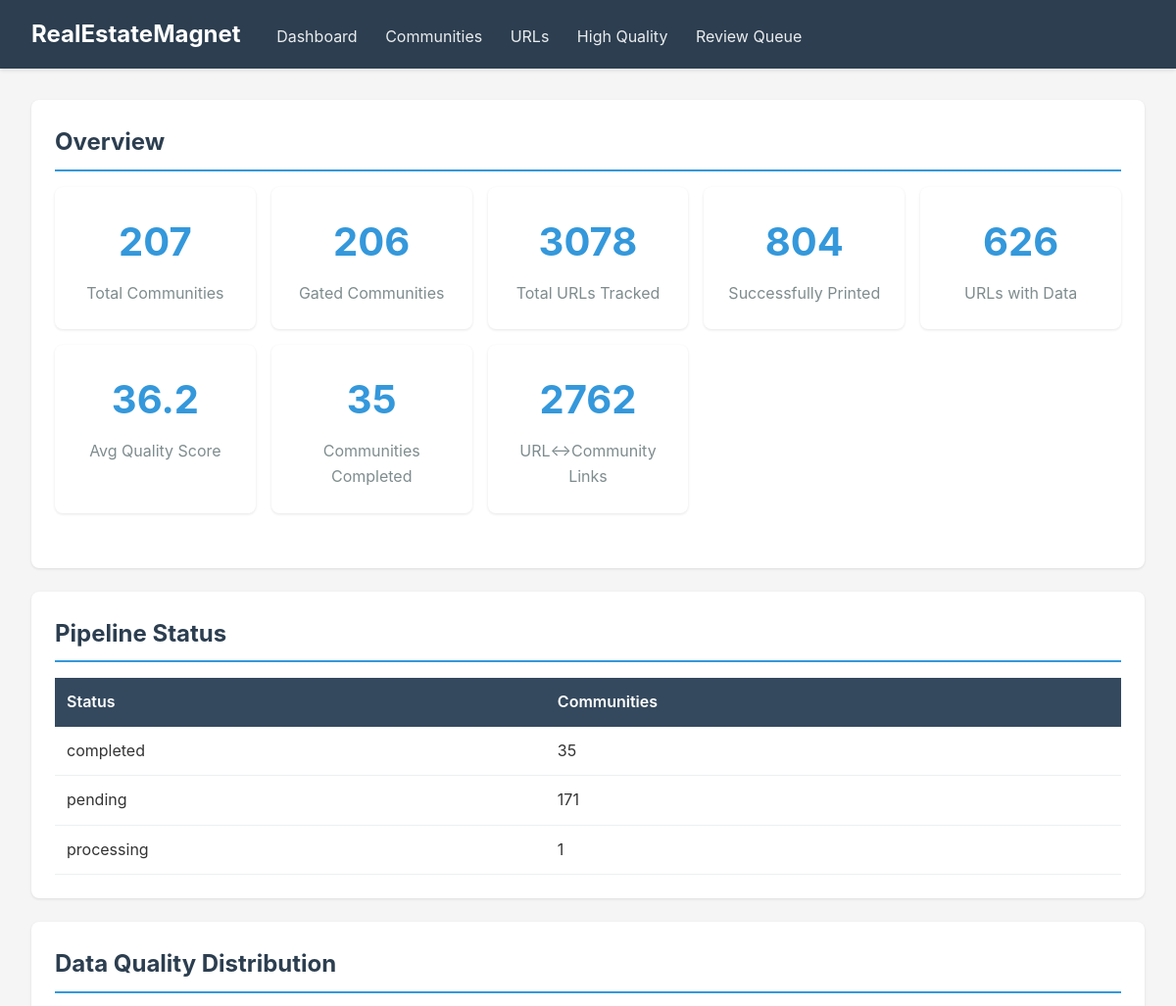
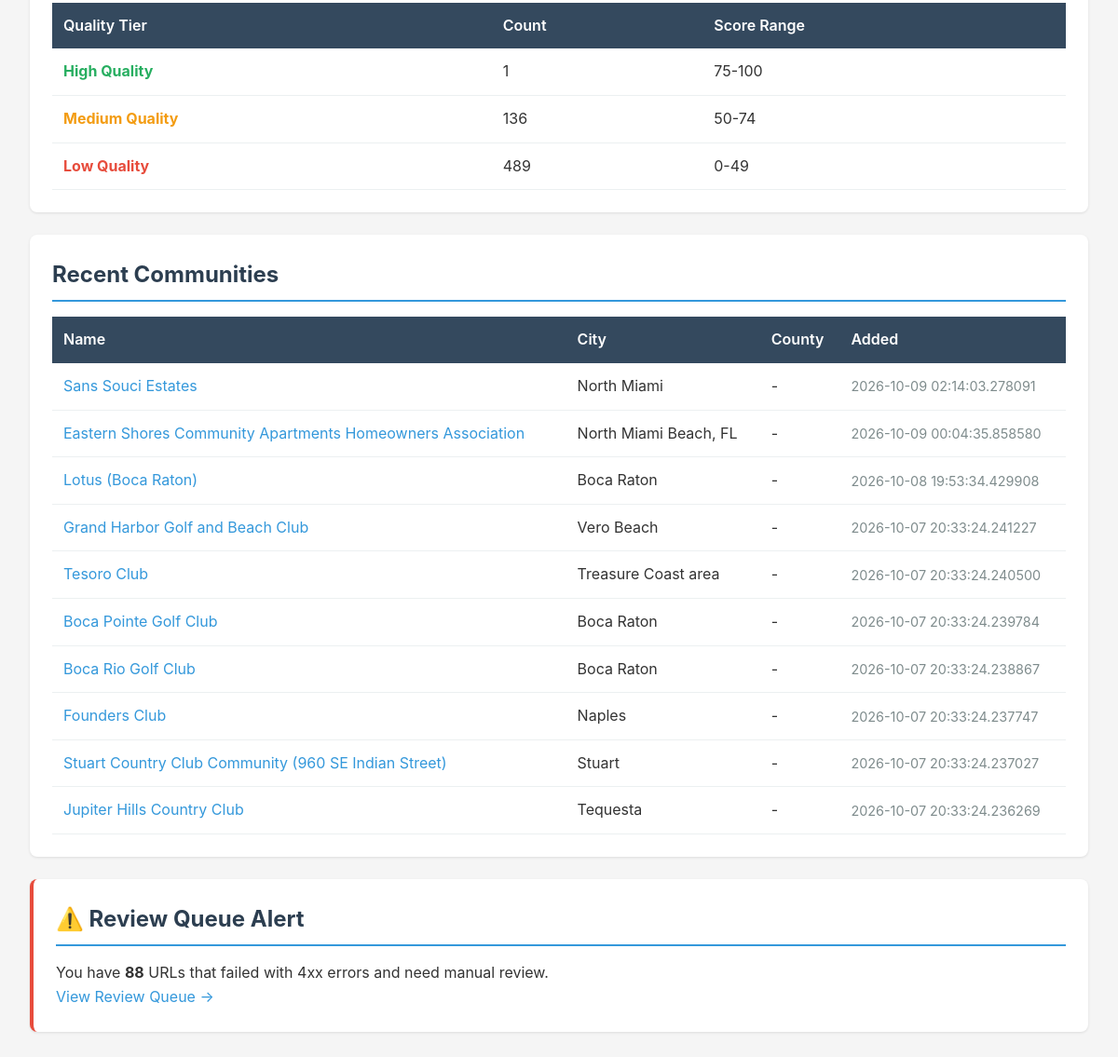
The page / on the database its author committed (2 pictures, top to bottom).
### modules/community/database.py (models this page shows, shortened)
class Base(DeclarativeBase):
    pass

class CommunityPipelineStatusRow(Base):
    __tablename__ = "community_pipeline_status"
    community_slug = Column(
        String(255), ForeignKey("communities.slug"), primary_key=True
    )
    status = Column(String(20), nullable=False, default="pending", index=True)
    sort_order = Column(Integer, default=0, index=True)
    attempts = Column(Integer, default=0)
    started_at = Column(DateTime)
    completed_at = Column(DateTime)
    last_heartbeat = Column(DateTime)
    last_error = Column(Text)
    updated_at = Column(
        DateTime,
        default=lambda: datetime.now(timezone.utc),
        onupdate=lambda: datetime.now(timezone.utc),
    )

class CommunityRow(Base):
    __tablename__ = "communities"
    id = Column(String(36), primary_key=True, default=lambda: str(uuid.uuid4()))
    name = Column(String(255), nullable=False, index=True)
    slug = Column(String(255), unique=True, nullable=False, index=True)
    county_fips = Column(String(10), index=True)
    city = Column(String(100), index=True)
    hoa_name = Column(String(255))
    cdd_name = Column(String(255))
    is_gated = Column(Boolean, default=True, index=True)
    latitude = Column(Float)
    longitude = Column(Float)
    overview = Column(Text)
    notes = Column(Text)
    data_source = Column(String(50), default="file_store")
    created_at = Column(DateTime, default=lambda: datetime.now(timezone.utc))
    updated_at = Column(DateTime, default=lambda: datetime.now(timezone.utc), onupdate=lambda: datetime.now(timezone.utc))
    fees = relationship("FeeRow", back_populates="community", cascade="all, delete-orphan")
    amenities = relationship("AmenityRow", back_populates="community", cascade="all, delete-orphan")
    demographics_entries = relationship("DemographicsRow", back_populates="community", cascade="all, delete-orphan")
    proximity_entries = relationship("ProximityRow", back_populates="community", cascade="all, delete-orphan")

### modules/web/viewer.py (the view)
@app.get("/", response_class=HTMLResponse)
async def dashboard(request: Request):
    conn = get_db()
    cursor = conn.cursor()
    cursor.execute("SELECT COUNT(*) FROM communities")
    total_communities = cursor.fetchone()[0]
    cursor.execute("SELECT COUNT(*) FROM communities WHERE is_gated = 1")
    gated_communities = cursor.fetchone()[0]
    try:
        cursor.execute("SELECT COUNT(*) FROM source_urls")
        total_urls = cursor.fetchone()[0]
        cursor.execute("SELECT COUNT(*) FROM source_urls WHERE status = 'printed'")
        printed_urls = cursor.fetchone()[0]
        cursor.execute("SELECT COUNT(*) FROM source_urls WHERE status = 'failed_4xx'")
        failed_urls = cursor.fetchone()[0]
        cursor.execute("SELECT COUNT(*) FROM source_urls WHERE has_community_data = 1")
        urls_with_data = cursor.fetchone()[0]
        cursor.execute("SELECT AVG(data_quality_score) FROM source_urls WHERE has_community_data = 1")
        avg_quality = cursor.fetchone()[0] or 0
        cursor.execute("SELECT COUNT(*) FROM source_urls WHERE data_quality_score >= 75")
        high_quality_count = cursor.fetchone()[0]
        cursor.execute("""
            SELECT
                CASE
                    WHEN data_quality_score >= 75 THEN 'high'
                    WHEN data_quality_score >= 50 THEN 'medium'
                    ELSE 'low'
                END as tier,
                COUNT(*) as count
            FROM source_urls
            WHERE has_community_data = 1
            GROUP BY tier
        """)
        quality_distribution = {row[0]: row[1] for row in cursor.fetchall()}
    except sqlite3.OperationalError:
        total_urls = printed_urls = failed_urls = urls_with_data = 0
        avg_quality = 0
        high_quality_count = 0
        quality_distribution = {'high': 0, 'medium': 0, 'low': 0}
    try:
        cursor.execute(
            "SELECT status, COUNT(*) FROM community_pipeline_status GROUP BY status"
        )
        pipeline_statuses = {row[0]: row[1] for row in cursor.fetchall()}
    except sqlite3.OperationalError:
        pipeline_statuses = {}
    try:
        cursor.execute("SELECT COUNT(*) FROM community_urls")
        community_url_links = cursor.fetchone()[0]
    except sqlite3.OperationalError:
        community_url_links = 0
    cursor.execute("""
        SELECT name, slug, city, county_fips, created_at
        FROM communities
        ORDER BY created_at DESC
        LIMIT 10
    """)
    recent_communities = cursor.fetchall()
    conn.close()
    return templates.TemplateResponse(
        request,
        name="dashboard.html",
        context={
            "total_communities": total_communities,
            "gated_communities": gated_communities,
            "total_urls": total_urls,
            "printed_urls": printed_urls,
            "failed_urls": failed_urls,
            "urls_with_data": urls_with_data,
            "avg_quality": round(avg_quality, 1),
            "high_quality_count": high_quality_count,
            "quality_distribution": quality_distribution,
            "recent_communities": recent_communities,
            "pipeline_statuses": pipeline_statuses,
            "community_url_links": community_url_links,
        }
    )

### modules/web/templates/dashboard.html (shortened to what this page needs)
{% extends "base.html" %}
{% block content %}
<div class="card">
    <h2>Overview</h2>
    <div class="stats-grid">
        <div class="stat-box">
            <div class="value">{{ total_communities }}</div>
            <div class="label">Total Communities</div>
        </div>
        <div class="stat-box">
            <div class="value">{{ gated_communities }}</div>
            <div class="label">Gated Communities</div>
        </div>
        <div class="stat-box">
            <div class="value">{{ total_urls }}</div>
            <div class="label">Total URLs Tracked</div>
        </div>
        <div class="stat-box">
            <div class="value">{{ printed_urls }}</div>
            <div class="label">Successfully Printed</div>
        </div>
        <div class="stat-box">
            <div class="value">{{ urls_with_data }}</div>
            <div class="label">URLs with Data</div>
        </div>
        <div class="stat-box">
            <div class="value">{{ avg_quality }}</div>
            <div class="label">Avg Quality Score</div>
        </div>
        <div class="stat-box">
            <div class="value">{{ pipeline_statuses.get('completed', 0) }}</div>
            <div class="label">Communities Completed</div>
        </div>
        <div class="stat-box">
            <div class="value">{{ community_url_links }}</div>
            <div class="label">URL↔Community Links</div>
        </div>
    </div>
</div>
<div class="card">
    <h2>Pipeline Status</h2>
    <table>
        <thead>
            <tr>
                <th>Status</th>
                <th>Communities</th>
            </tr>
        </thead>
        <tbody>
            {% for status, count in pipeline_statuses.items() %}
            <tr>
                <td>{{ status }}</td>
                <td>{{ count }}</td>
            </tr>
            {% else %}
            <tr>
                <td colspan="2" class="text-muted">No pipeline data yet.</td>
            </tr>
            {% endfor %}
        </tbody>
    </table>
</div>
<div class="card">
    <h2>Data Quality Distribution</h2>
    <table>
        <thead>
            <tr>
                <th>Quality Tier</th>
                <th>Count</th>
                <th>Score Range</th>
            </tr>
        </thead>
        <tbody>
            <tr>
                <td><span class="quality-high">High Quality</span></td>
                <td>{{ quality_distribution.get('high', 0) }}</td>
                <td>75-100</td>
            </tr>
            <tr>
                <td><span class="quality-medium">Medium Quality</span></td>
                <td>{{ quality_distribution.get('medium', 0) }}</td>
                <td>50-74</td>
            </tr>
            <tr>
                <td><span class="quality-low">Low Quality</span></td>
                <td>{{ quality_distribution.get('low', 0) }}</td>
                <td>0-49</td>
            </tr>
        </tbody>
    </table>
</div>
<div class="card">
    <h2>Recent Communities</h2>
    <table>
        <thead>
            <tr>
                <th>Name</th>
                <th>City</th>
                <th>County</th>
                <th>Added</th>
            </tr>
        </thead>
        <tbody>
            {% for community in recent_communities %}
            <tr>
                <td><a href="/communities/{{ community.slug }}">{{ community.name }}</a></td>
                <td>{{ community.city or '-' }}</td>
                <td>{{ community.county_fips or '-' }}</td>
                <td class="text-muted text-small">{{ community.created_at }}</td>
            </tr>
            {% endfor %}
        </tbody>
    </table>
</div>
{% if failed_urls > 0 %}
<div class="card" style="border-left: 4px solid #e74c3c;">
    <h2>⚠️ Review Queue Alert</h2>
    <p>You have <strong>{{ failed_urls }}</strong> URLs that failed with 4xx errors and need manual review.</p>
    <p><a href="/review-queue">View Review Queue →</a></p>
</div>
{% endif %}
{% endblock %}

### modules/web/templates/base.html (shortened to what this page needs)
<!DOCTYPE html>
<html lang="en">
<head>
</head>
<body>
    <nav>
        <h1>RealEstateMagnet</h1>
        <a href="/">Dashboard</a>
        <a href="/communities">Communities</a>
        <a href="/urls">URLs</a>
        <a href="/high-quality">High Quality</a>
        <a href="/review-queue">Review Queue</a>
    </nav>
    <div class="container">
        {% block content %}{% endblock %}
    </div>
</body>
</html>

### modules/web/templates/base.html (style rules this page uses)
* { margin: 0; padding: 0; box-sizing: border-box; }
body { font-family: -apple-system, BlinkMacSystemFont, 'Segoe UI', Roboto, Oxygen, Ubuntu, Cantarell, sans-serif; background: #f5f5f5; color: #333; line-height: 1.6; }
nav { background: #2c3e50; color: white; padding: 1rem 2rem; box-shadow: 0 2px 4px rgba(0,0,0,0.1); }
nav h1 { display: inline-block; font-size: 1.5rem; margin-right: 2rem; }
nav a { color: white; text-decoration: none; margin-right: 1.5rem; opacity: 0.9; transition: opacity 0.2s; }
.container { max-width: 1400px; margin: 2rem auto; padding: 0 2rem; }
.card { background: white; border-radius: 8px; padding: 1.5rem; margin-bottom: 1.5rem; box-shadow: 0 1px 3px rgba(0,0,0,0.1); }
.card h2 { color: #2c3e50; margin-bottom: 1rem; border-bottom: 2px solid #3498db; padding-bottom: 0.5rem; }
.stats-grid { display: grid; grid-template-columns: repeat(auto-fit, minmax(200px, 1fr)); gap: 1rem; margin-bottom: 2rem; }
.stat-box { background: white; padding: 1.5rem; border-radius: 8px; text-align: center; box-shadow: 0 1px 3px rgba(0,0,0,0.1); }
.stat-box .value { font-size: 2.5rem; font-weight: bold; color: #3498db; }
.stat-box .label { color: #7f8c8d; margin-top: 0.5rem; }
table { width: 100%; border-collapse: collapse; margin-top: 1rem; }
th { background: #34495e; color: white; padding: 0.75rem; text-align: left; font-weight: 600; }
td { padding: 0.75rem; border-bottom: 1px solid #ecf0f1; }
a { color: #3498db; text-decoration: none; }
.quality-high { color: #27ae60; font-weight: bold; }
.quality-medium { color: #f39c12; font-weight: bold; }
.quality-low { color: #e74c3c; font-weight: bold; }
.text-muted { color: #7f8c8d; }
.text-small { font-size: 0.9rem; }

### rows shown on the page
CommunityPipelineStatusRow: status "pending", sort_order "171"
CommunityRow: name "Sans Souci Estates", city "North Miami", county_fips "-", created_at "2026-10-09 02:14:03.278091"
CommunityRow: name "Eastern Shores Community Apartments Homeowners Association", city "North Miami Beach, FL", county_fips "-", created_at "2026-10-09 00:04:35.858580"
CommunityRow: name "Lotus (Boca Raton)", city "Boca Raton", county_fips "-", created_at "2026-10-08 19:53:34.429908"
CommunityRow: name "Grand Harbor Golf and Beach Club", city "Vero Beach", county_fips "-", created_at "2026-10-07 20:33:24.241227"
CommunityRow: name "Tesoro Club", city "Treasure Coast area", county_fips "-", created_at "2026-10-07 20:33:24.240500"
CommunityRow: name "Boca Pointe Golf Club", city "Boca Raton", county_fips "-", created_at "2026-10-07 20:33:24.239784"
CommunityRow: name "Boca Rio Golf Club", city "Boca Raton", county_fips "-", created_at "2026-10-07 20:33:24.238867"
CommunityRow: name "Founders Club", city "Naples", county_fips "-", created_at "2026-10-07 20:33:24.237747"
CommunityRow: name "Stuart Country Club Community (960 SE Indian Street)", city "Stuart", county_fips "-", created_at "2026-10-07 20:33:24.237027"
CommunityRow: name "Jupiter Hills Country Club", city "Tequesta", county_fips "-", created_at "2026-10-07 20:33:24.236269"

### other values the page prints
{{ total_communities }} "207"
{{ gated_communities }} "206"
{{ total_urls }} "3078"
{{ printed_urls }} "804"
{{ urls_with_data }} "626"
{{ avg_quality }} "36.2"
{{ pipeline_statuses.get('completed', 0) }} "35"
{{ community_url_links }} "2762"
{{ status }} "completed" "processing"
{{ count }} "35" "1"
{{ quality_distribution.get('high', 0) }} "1"
{{ quality_distribution.get('medium', 0) }} "136"
{{ quality_distribution.get('low', 0) }} "489"
{{ failed_urls }} "88"
